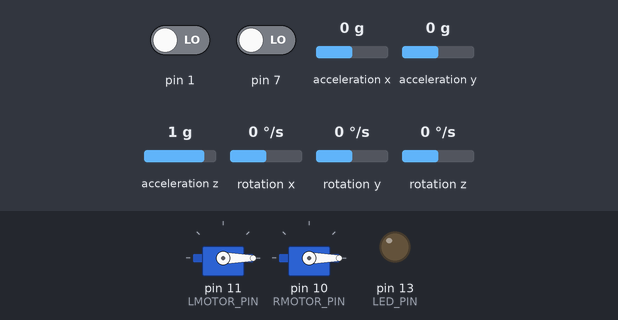
Recording of a sketch running on a simulated Arduino Leonardo, built with avr-gcc and run on an emulated ATmega32U4. On the bench: 2 × servo, output pins drawn as LEDs (lit = HIGH). The inputs (shaded band) are chosen by the test bench; at power-on: pin 1 LOW, pin 7 LOW, acceleration x 0 g, acceleration y 0 g, acceleration z 1 g, rotation x 0 °/s, rotation y 0 °/s, rotation z 0 °/s. The sensor or clock chip raises its interrupt line as the real part does; what the sketch prints to the serial monitor is not drawn.

Above: at 0.6 s.
At 1.1 s:
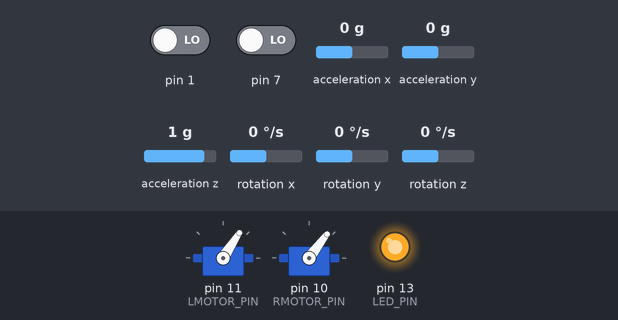
Timing chart, 0 to 2.6 s (numbered marks = the images above):
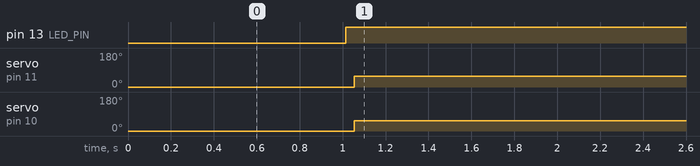

Measured:
- by itself, pin 13 (LED_PIN): LOW → HIGH at 1.0 s
- by itself, servo on pin 11 (LMOTOR_PIN): 0° → 57° at 1.1 s
- by itself, servo on pin 10 (RMOTOR_PIN): 0° → 53° at 1.1 s

The sketch:

MyAirFormula.ino
```cpp
#include <Servo.h>

Servo lmotor, rmotor;

// I2C device class (I2Cdev) demonstration Arduino sketch for MPU6050 class using DMP (MotionApps v2.0)
// 6/21/2012 by Jeff Rowberg <jeff@rowberg.net>
// Updates should (hopefully) always be available at https://github.com/jrowberg/i2cdevlib
//
// Changelog:
//      2013-05-08 - added seamless Fastwire support
//                 - added note about gyro calibration
//      2012-06-21 - added note about Arduino 1.0.1 + Leonardo compatibility error
//      2012-06-20 - improved FIFO overflow handling and simplified read process
//      2012-06-19 - completely rearranged DMP initialization code and simplification
//      2012-06-13 - pull gyro and accel data from FIFO packet instead of reading directly
//      2012-06-09 - fix broken FIFO read sequence and change interrupt detection to RISING
//      2012-06-05 - add gravity-compensated initial reference frame acceleration output
//                 - add 3D math helper file to DMP6 example sketch
//                 - add Euler output and Yaw/Pitch/Roll output formats
//      2012-06-04 - remove accel offset clearing for better results (thanks Sungon Lee)
//      2012-06-01 - fixed gyro sensitivity to be 2000 deg/sec instead of 250
//      2012-05-30 - basic DMP initialization working

/* ============================================
  I2Cdev device library code is placed under the MIT license
  Copyright (c) 2012 Jeff Rowberg

  Permission is hereby granted, free of charge, to any person obtaining a copy
  of this software and associated documentation files (the "Software"), to deal
  in the Software without restriction, including without limitation the rights
  to use, copy, modify, merge, publish, distribute, sublicense, and/or sell
  copies of the Software, and to permit persons to whom the Software is
  furnished to do so, subject to the following conditions:

  The above copyright notice and this permission notice shall be included in
  all copies or substantial portions of the Software.

  THE SOFTWARE IS PROVIDED "AS IS", WITHOUT WARRANTY OF ANY KIND, EXPRESS OR
  IMPLIED, INCLUDING BUT NOT LIMITED TO THE WARRANTIES OF MERCHANTABILITY,
  FITNESS FOR A PARTICULAR PURPOSE AND NONINFRINGEMENT. IN NO EVENT SHALL THE
  AUTHORS OR COPYRIGHT HOLDERS BE LIABLE FOR ANY CLAIM, DAMAGES OR OTHER
  LIABILITY, WHETHER IN AN ACTION OF CONTRACT, TORT OR OTHERWISE, ARISING FROM,
  OUT OF OR IN CONNECTION WITH THE SOFTWARE OR THE USE OR OTHER DEALINGS IN
  THE SOFTWARE.
  ===============================================
*/

// I2Cdev and MPU6050 must be installed as libraries, or else the .cpp/.h files
// for both classes must be in the include path of your project
#include "I2Cdev.h"

#include "MPU6050_6Axis_MotionApps20.h"
//#include "MPU6050.h" // not necessary if using MotionApps include file

// Arduino Wire library is required if I2Cdev I2CDEV_ARDUINO_WIRE implementation
// is used in I2Cdev.h
#if I2CDEV_IMPLEMENTATION == I2CDEV_ARDUINO_WIRE
#include "Wire.h"
#endif

// class default I2C address is 0x68
// specific I2C addresses may be passed as a parameter here
// AD0 low = 0x68 (default for SparkFun breakout and InvenSense evaluation board)
// AD0 high = 0x69
MPU6050 mpu;
//MPU6050 mpu(0x69); // <-- use for AD0 high

/* =========================================================================
   NOTE: In addition to connection 3.3v, GND, SDA, and SCL, this sketch
   depends on the MPU-6050's INT pin being connected to the Arduino's
   external interrupt #0 pin. On the Arduino Uno and Mega 2560, this is
   digital I/O pin 2.
   ========================================================================= */

/* =========================================================================
   NOTE: Arduino v1.0.1 with the Leonardo board generates a compile error
   when using Serial.write(buf, len). The Teapot output uses this method.
   The solution requires a modification to the Arduino USBAPI.h file, which
   is fortunately simple, but annoying. This will be fixed in the next IDE
   release. For more info, see these links:

   http://arduino.cc/forum/index.php/topic,109987.0.html
   http://code.google.com/p/arduino/issues/detail?id=958
   ========================================================================= */


// uncomment "OUTPUT_READABLE_QUATERNION" if you want to see the actual
// quaternion components in a [w, x, y, z] format (not best for parsing
// on a remote host such as Processing or something though)
//#define OUTPUT_READABLE_QUATERNION

// uncomment "OUTPUT_READABLE_EULER" if you want to see Euler angles
// (in degrees) calculated from the quaternions coming from the FIFO.
// Note that Euler angles suffer from gimbal lock (for more info, see
// http://en.wikipedia.org/wiki/Gimbal_lock)
//#define OUTPUT_READABLE_EULER

// uncomment "OUTPUT_READABLE_YAWPITCHROLL" if you want to see the yaw/
// pitch/roll angles (in degrees) calculated from the quaternions coming
// from the FIFO. Note this also requires gravity vector calculations.
// Also note that yaw/pitch/roll angles suffer from gimbal lock (for
// more info, see: http://en.wikipedia.org/wiki/Gimbal_lock)
#define OUTPUT_READABLE_YAWPITCHROLL

// uncomment "OUTPUT_READABLE_REALACCEL" if you want to see acceleration
// components with gravity removed. This acceleration reference frame is
// not compensated for orientation, so +X is always +X according to the
// sensor, just without the effects of gravity. If you want acceleration
// compensated for orientation, us OUTPUT_READABLE_WORLDACCEL instead.
//#define OUTPUT_READABLE_REALACCEL

// uncomment "OUTPUT_READABLE_WORLDACCEL" if you want to see acceleration
// components with gravity removed and adjusted for the world frame of
// reference (yaw is relative to initial orientation, since no magnetometer
// is present in this case). Could be quite handy in some cases.
//#define OUTPUT_READABLE_WORLDACCEL

// uncomment "OUTPUT_TEAPOT" if you want output that matches the
// format used for the InvenSense teapot demo
//#define OUTPUT_TEAPOT


#define LED_PIN 13 // (Arduino is 13, Teensy is 11, Teensy++ is 6)
#define LMOTOR_PIN 11
#define RMOTOR_PIN 10
#define CENTER (LEFT_MOST + RIGHT_MOST) * .5
#define LEFT_MOST 1332
#define LEFT_TOLER 1490
#define RIGHT_TOLER 1590
#define RIGHT_MOST 1804
#define THROTTLE_PWM_MAX 1952
#define THROTTLE_PWM_MIN 1092
#define THROTTLE_OFF 1020
#define LEFT_MOTOR_PWM_MAX 1832
#define LEFT_MOTOR_PWM_MIN 1136
#define RIGHT_MOTOR_PWM_MAX 1952
#define RIGHT_MOTOR_PWM_MIN 1092

// MPU control/status vars
bool dmpReady = false;  // set true if DMP init was successful
uint8_t mpuIntStatus;   // holds actual interrupt status byte from MPU
uint8_t devStatus;      // return status after each device operation (0 = success, !0 = error)
uint16_t packetSize;    // expected DMP packet size (default is 42 bytes)
uint16_t fifoCount;     // count of all bytes currently in FIFO
uint8_t fifoBuffer[64]; // FIFO storage buffer

// orientation/motion vars
Quaternion q;           // [w, x, y, z]         quaternion container
VectorInt16 aa;         // [x, y, z]            accel sensor measurements
VectorInt16 aaReal;     // [x, y, z]            gravity-free accel sensor measurements
VectorInt16 aaWorld;    // [x, y, z]            world-frame accel sensor measurements
VectorFloat gravity;    // [x, y, z]            gravity vector
float euler[3];         // [psi, theta, phi]    Euler angle container
float ypr[3];           // [yaw, pitch, roll]   yaw/pitch/roll container and gravity vector

// packet structure for InvenSense teapot demo
uint8_t teapotPacket[14] = { '$', 0x02, 0, 0, 0, 0, 0, 0, 0, 0, 0x00, 0x00, '\r', '\n' };


// ================================================================
// Leonardo Pin Info
// TWI: 2 (SDA) and 3 (SCL). Support TWI communication using the Wire library.
// External Interrupts: 3 (interrupt 0), 2 (interrupt 1), 0 (interrupt 2), 1 (interrupt 3) and 7 (interrupt 4).
// ================================================================

// ================================================================
// ===               INTERRUPT DETECTION ROUTINE                ===
// ================================================================

volatile bool mpuInterrupt = false;     // indicates whether MPU interrupt pin has gone high
void dmpDataReady() {
  mpuInterrupt = true;
}

volatile int pwm_value1 = 0;
volatile int prev_time1 = 0;
volatile int pwm_value2 = 0;
volatile int prev_time2 = 0;

void rising1() {
  // Pin 0 (interrupt 2) is rising
  attachInterrupt(2, falling1, FALLING);
  prev_time1 = micros();
}

void falling1() {
  // Pin 0 (interrupt 2) is falling
  attachInterrupt(2, rising1, RISING);
  pwm_value1 = micros() - prev_time1;
}

void rising2() {
  // Pin 1 (interrupt 3) is rising
  attachInterrupt(3, falling2, FALLING);
  prev_time2 = micros();
}

void falling2() {
  // Pin 1 (interrupt 3) is falling
  attachInterrupt(3, rising2, RISING);
  pwm_value2 = micros() - prev_time2;
}

// ================================================================
// ===                      INITIAL SETUP                       ===
// ================================================================

void setup() {
  // join I2C bus (I2Cdev library doesn't do this automatically)
#if I2CDEV_IMPLEMENTATION == I2CDEV_ARDUINO_WIRE
  Wire.begin();
  TWBR = 24; // 400kHz I2C clock (200kHz if CPU is 8MHz)
#elif I2CDEV_IMPLEMENTATION == I2CDEV_BUILTIN_FASTWIRE
  Fastwire::setup(400, true);
#endif

  // initialize serial communication
  // (115200 chosen because it is required for Teapot Demo output, but it's
  // really up to you depending on your project)
  Serial.begin(115200);
  //    while (!Serial); // wait for Leonardo enumeration, others continue immediately

  // NOTE: 8MHz or slower host processors, like the Teensy @ 3.3v or Ardunio
  // Pro Mini running at 3.3v, cannot handle this baud rate reliably due to
  // the baud timing being too misaligned with processor ticks. You must use
  // 38400 or slower in these cases, or use some kind of external separate
  // crystal solution for the UART timer.

  // initialize device
  Serial.println(F("Initializing I2C devices..."));
  mpu.initialize();

  // verify connection
  Serial.println(F("Testing device connections..."));
  Serial.println(mpu.testConnection() ? F("MPU6050 connection successful") : F("MPU6050 connection failed"));
  //
  //    // wait for ready
  //    Serial.println(F("\nSend any character to begin DMP programming and demo: "));
  //    while (Serial.available() && Serial.read()); // empty buffer
  //    while (!Serial.available());                 // wait for data
  //    while (Serial.available() && Serial.read()); // empty buffer again

  // load and configure the DMP
  Serial.println(F("Initializing DMP..."));
  devStatus = mpu.dmpInitialize();

  // supply your own gyro offsets here, scaled for min sensitivity
  mpu.setXGyroOffset(220);
  mpu.setYGyroOffset(76);
  mpu.setZGyroOffset(-85);
  mpu.setZAccelOffset(1788); // 1688 factory default for my test chip

  // make sure it worked (returns 0 if so)
  if (devStatus == 0) {
    // turn on the DMP, now that it's ready
    Serial.println(F("Enabling DMP..."));
    mpu.setDMPEnabled(true);

    // enable Arduino interrupt detection
    Serial.println(F("Enabling interrupt detection (Arduino external interrupt 2)..."));
    attachInterrupt(4, dmpDataReady, RISING);   // int 4 = 7
    mpuIntStatus = mpu.getIntStatus();

    // set our DMP Ready flag so the main loop() function knows it's okay to use it
    Serial.println(F("DMP ready! Waiting for first interrupt..."));
    dmpReady = true;

    // get expected DMP packet size for later comparison
    packetSize = mpu.dmpGetFIFOPacketSize();
  } else {
    // ERROR!
    // 1 = initial memory load failed
    // 2 = DMP configuration updates failed
    // (if it's going to break, usually the code will be 1)
    Serial.print(F("DMP Initialization failed (code "));
    Serial.print(devStatus);
    Serial.println(F(")"));
  }

  // configure LED for output
  pinMode(LED_PIN, OUTPUT);

  // enable servo control
  lmotor.attach(LMOTOR_PIN);
  rmotor.attach(RMOTOR_PIN);

  // read PWM signals
  attachInterrupt(2, rising1, RISING);    // int 2 = 0
  attachInterrupt(3, rising2, RISING);    // int 3 = 1
}


// ================================================================
// ===                    MAIN PROGRAM LOOP                     ===
// ================================================================

// state & control variables
boolean isDmpStable = false;
double dir = 0, lastDir = 0;
double error = 0, lastError = 0;
double integral = 0, derivative = 0;
double force = 0;
//const double kp = 400, ki = 0, kd = 0, memo = .93, mass = .02;
const double kp = 180, ki = 36, kd = 0, memo = .93, mass = .02;
//const double kp = 260, ki = 70, kd = 243.75, memo = .93, mass = .008;
// ku = 330
int throttle = 0, rudder = 0;
int turn = 0;
int lpower = 0, rpower = 0;
int lpowerPwm = 0, rpowerPwm = 0;
unsigned long lastMillis = 0;

void loop() {

  // if programming failed, don't try to do anything
  if (!dmpReady) return;

  // wait for MPU interrupt or extra packet(s) available
  while (!mpuInterrupt && fifoCount < packetSize) {
    // other program behavior stuff here

    if (millis() > lastMillis + 25) {
      dir = ypr[0] * 180 / M_PI;

      error = -(dir - lastDir);
      if(abs(error) > 300) error = error > 300 ? error - 360 : error + 360;

      // turn on LED when the gyroscope reading is stable
      if (!isDmpStable) {
        if (abs(error) < 0.01 && millis() > 1000) {
          digitalWrite(LED_PIN, HIGH);
          if (abs(lastError) < 0.01) {
            isDmpStable = true;
          }
        }
        else {
          digitalWrite(LED_PIN, LOW);
        }
        // default throttle signal
        lpowerPwm = map(pwm_value1, THROTTLE_PWM_MIN, THROTTLE_PWM_MAX, LEFT_MOTOR_PWM_MIN, LEFT_MOTOR_PWM_MAX);
        rpowerPwm = map(pwm_value1, THROTTLE_PWM_MIN, THROTTLE_PWM_MAX, RIGHT_MOTOR_PWM_MIN, RIGHT_MOTOR_PWM_MAX);
        lmotor.writeMicroseconds(lpowerPwm);
        rmotor.writeMicroseconds(rpowerPwm);
      }
      else {
        throttle = cmap(pwm_value1, THROTTLE_PWM_MIN, THROTTLE_PWM_MAX, 0, 200);
        rudder = cmap(zero(pwm_value2, LEFT_TOLER, RIGHT_TOLER, CENTER), LEFT_MOST, RIGHT_MOST, -100, 100);
        force = mass * rudder;

//        error -= force;
//        integral = error + integral * memo;
        integral = error + integral * memo - force;
//        derivative = error - lastError - force;
        derivative = error - lastError;

        turn = kp * error + ki * integral + kd * derivative;
        lpower = min(throttle - turn, throttle);
        rpower = min(throttle + turn, throttle);

        lpowerPwm = cmap(lpower, 0, Max(200, lpower, rpower), LEFT_MOTOR_PWM_MIN, LEFT_MOTOR_PWM_MAX);
        if(lpowerPwm > LEFT_MOTOR_PWM_MIN + 50) lpowerPwm = (LEFT_MOTOR_PWM_MIN + 50) + sqrt(lpowerPwm - LEFT_MOTOR_PWM_MIN - 50) * sqrt(LEFT_MOTOR_PWM_MAX - LEFT_MOTOR_PWM_MIN - 50);
        rpowerPwm = cmap(rpower, 0, Max(200, lpower, rpower), RIGHT_MOTOR_PWM_MIN, RIGHT_MOTOR_PWM_MAX);

        lmotor.writeMicroseconds(lpowerPwm);
        rmotor.writeMicroseconds(rpowerPwm);
      }

      lastDir = dir;
      lastError = error;
      lastMillis = millis();

      //          Serial.print("thr rud force\t");
      //          Serial.print(throttle);
      //          Serial.print("\t");
      //          Serial.print(rudder);
      //          Serial.print("\t");
      //          Serial.println(force);

      Serial.print(lastMillis);
      Serial.print(" y ");
      Serial.println(ypr[0] * 180/M_PI);
      Serial.print("eid\t");
      Serial.print(error);
      Serial.print("\t");
      Serial.print(integral);
      Serial.print("\t");
      Serial.println(derivative);
      Serial.print("\t");
      Serial.print(turn);
      Serial.print("\tlp: ");
      Serial.print(lpowerPwm);
      Serial.print("\trp: ");
      Serial.println(rpowerPwm);

      //          Serial.print(lastMillis);
      //          Serial.print(" dir Throttle Rudder\t");
      //          Serial.print(ypr[0] * 180/M_PI);
      //          Serial.print("\t0: ");
      //          Serial.print(pwm_value1);
      //          Serial.print("\t1: ");
      //          Serial.println(pwm_value2);
    }
  }

  // reset interrupt flag and get INT_STATUS byte
  mpuInterrupt = false;
  mpuIntStatus = mpu.getIntStatus();

  // get current FIFO count
  fifoCount = mpu.getFIFOCount();

  // check for overflow (this should never happen unless our code is too inefficient)
  if ((mpuIntStatus & 0x10) || fifoCount == 1024) {
    // reset so we can continue cleanly
    mpu.resetFIFO();
    Serial.println(F("FIFO overflow!"));

    // otherwise, check for DMP data ready interrupt (this should happen frequently)
  } else if (mpuIntStatus & 0x02) {
    // wait for correct available data length, should be a VERY short wait
    while (fifoCount < packetSize) fifoCount = mpu.getFIFOCount();

    // read a packet from FIFO
    mpu.getFIFOBytes(fifoBuffer, packetSize);

    // track FIFO count here in case there is > 1 packet available
    // (this lets us immediately read more without waiting for an interrupt)
    fifoCount -= packetSize;

#ifdef OUTPUT_READABLE_QUATERNION
    // display quaternion values in easy matrix form: w x y z
    mpu.dmpGetQuaternion(&q, fifoBuffer);
    //            Serial.print("quat\t");
    //            Serial.print(q.w);
    //            Serial.print("\t");
    //            Serial.print(q.x);
    //            Serial.print("\t");
    //            Serial.print(q.y);
    //            Serial.print("\t");
    //            Serial.println(q.z);
#endif

#ifdef OUTPUT_READABLE_EULER
    // display Euler angles in degrees
    mpu.dmpGetQuaternion(&q, fifoBuffer);
    //            Serial.print("euler\t");
    mpu.dmpGetEuler(euler, &q);
    //            Serial.print(euler[0] * 180/M_PI);
    //            Serial.print("\t");
    //            Serial.print(euler[1] * 180/M_PI);
    //            Serial.print("\t");
    //            Serial.println(euler[2] * 180/M_PI);
#endif

#ifdef OUTPUT_READABLE_YAWPITCHROLL
    // display Euler angles in degrees
    mpu.dmpGetQuaternion(&q, fifoBuffer);
    mpu.dmpGetGravity(&gravity, &q);
    mpu.dmpGetYawPitchRoll(ypr, &q, &gravity);
    //            Serial.print("ypr\t");
    //            Serial.print(ypr[0] * 180/M_PI);
    //            Serial.print("\t");
    //            Serial.print(ypr[1] * 180/M_PI);
    //            Serial.print("\t");
    //            Serial.println(ypr[2] * 180/M_PI);
#endif

#ifdef OUTPUT_READABLE_REALACCEL
    // display real acceleration, adjusted to remove gravity
    mpu.dmpGetQuaternion(&q, fifoBuffer);
    mpu.dmpGetAccel(&aa, fifoBuffer);
    mpu.dmpGetGravity(&gravity, &q);
    mpu.dmpGetLinearAccel(&aaReal, &aa, &gravity);
    //            Serial.print("areal\t");
    //            Serial.print(aaReal.x);
    //            Serial.print("\t");
    //            Serial.print(aaReal.y);
    //            Serial.print("\t");
    //            Serial.println(aaReal.z);
#endif

#ifdef OUTPUT_READABLE_WORLDACCEL
    // display initial world-frame acceleration, adjusted to remove gravity
    // and rotated based on known orientation from quaternion
    mpu.dmpGetQuaternion(&q, fifoBuffer);
    mpu.dmpGetAccel(&aa, fifoBuffer);
    mpu.dmpGetGravity(&gravity, &q);
    mpu.dmpGetLinearAccel(&aaReal, &aa, &gravity);
    mpu.dmpGetLinearAccelInWorld(&aaWorld, &aaReal, &q);
    //            Serial.print("aworld\t");
    //            Serial.print(aaWorld.x);
    //            Serial.print("\t");
    //            Serial.print(aaWorld.y);
    //            Serial.print("\t");
    //            Serial.println(aaWorld.z);
#endif
  }
}

inline int zero(int value, const int& a, const int& b, const int& c) {
  return (a < value && value < b) ? c : value;
}

inline int cmap(int value, const int& a, const int& b, const int& c, const int& d) {
  return map(constrain(value, a, b), a, b, c, d);
}

inline double Max(const double& a, const double& b, const double& c){
  return a<b ? max(b, c) : max(a, c);
}

inline double Min(const double& a, const double& b, const double& c){
  return a>b ? min(b, c) : min(a, c);
}
```
